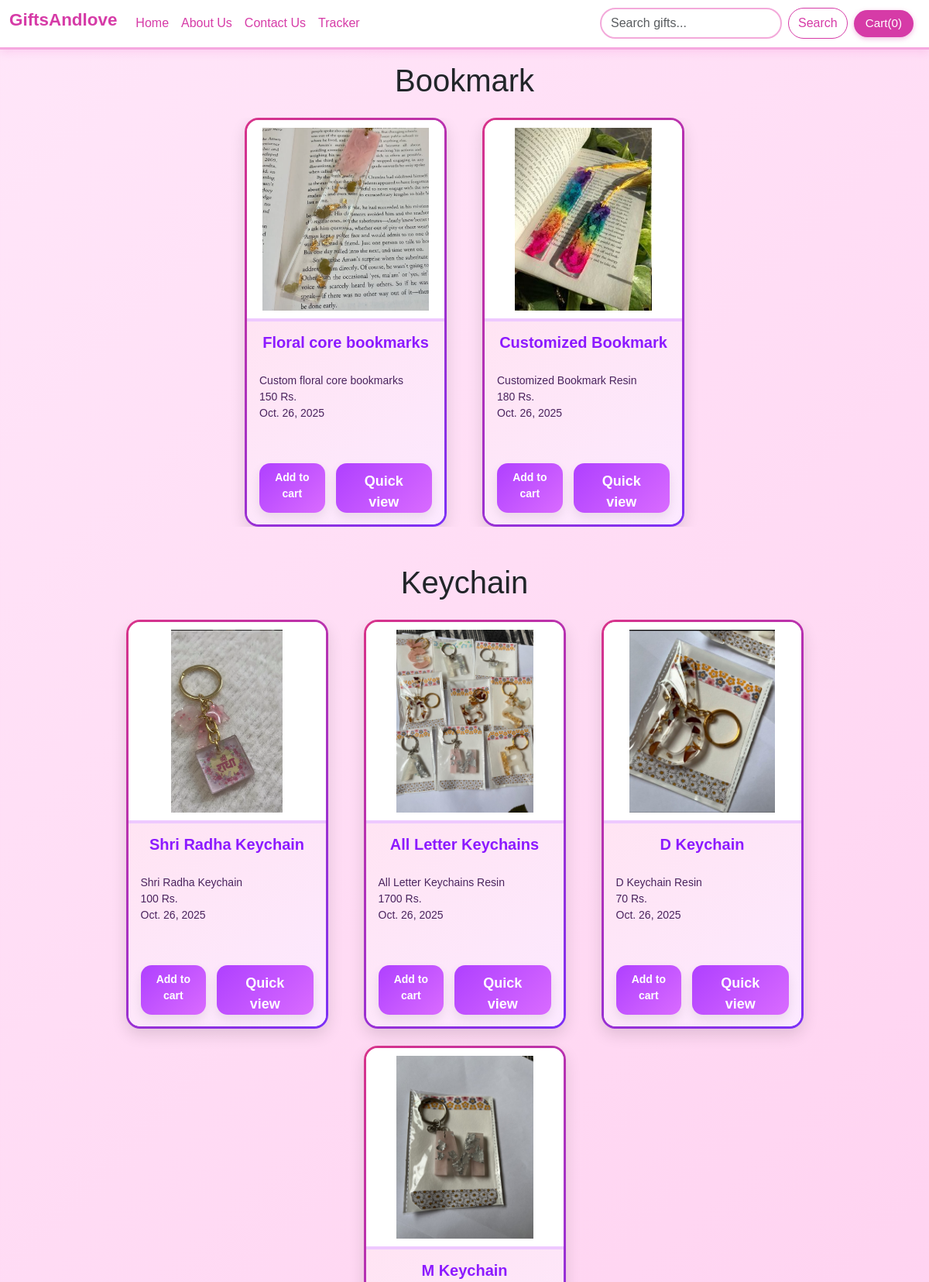
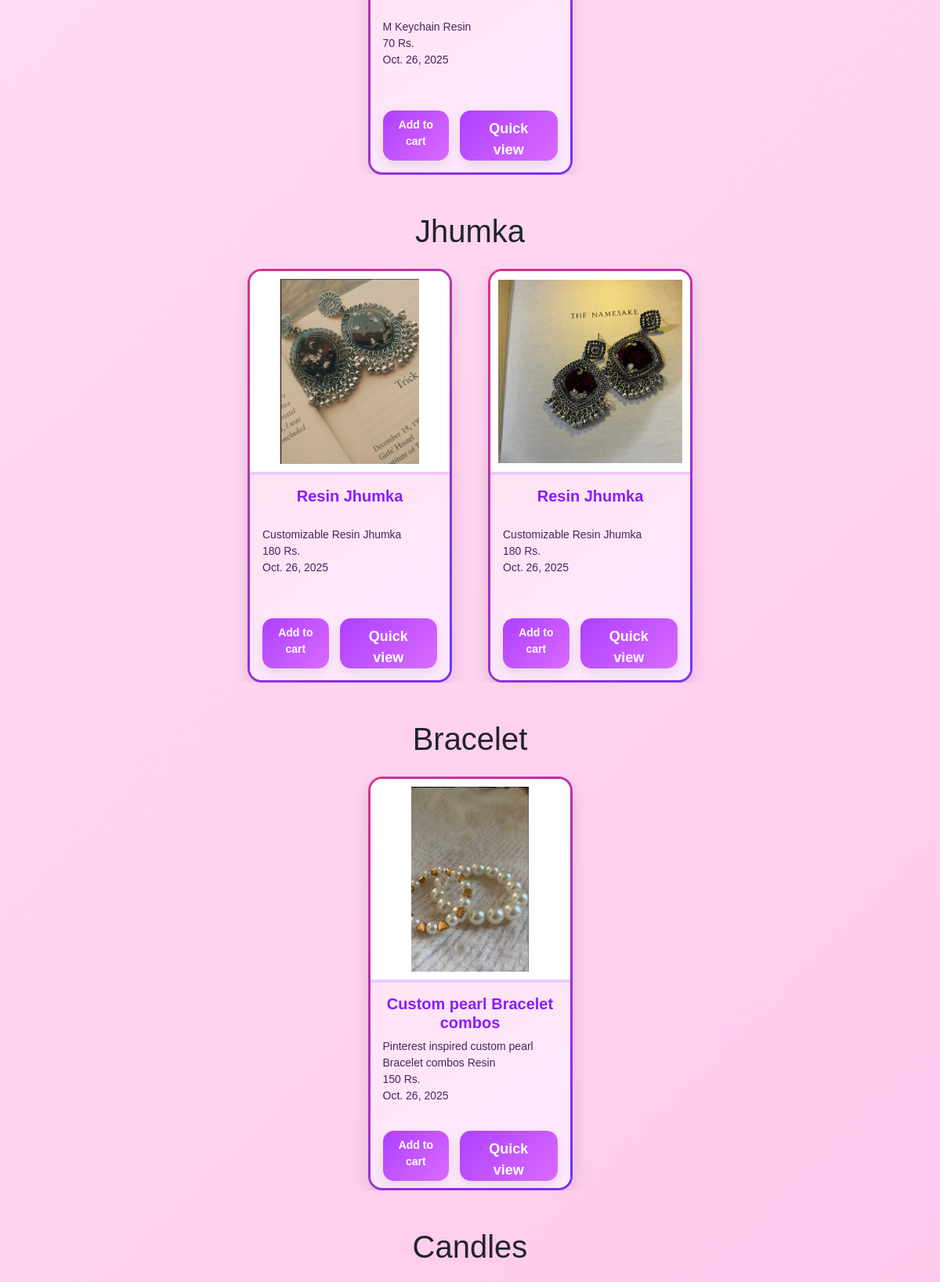
The page / (upper part) on the database its author committed (2 pictures, top to bottom).
### shop/models.py (models this page shows, shortened)
class Product(models.Model):
    product_id=models.AutoField
    product_name=models.CharField(max_length=50)
    category= models.CharField(max_length=50, default="")
    subcategory= models.CharField(max_length=50, default="")
    price=models.IntegerField(default=0)
    desc=models.CharField(max_length=300)
    pub_date=models.DateField()
    image= models.ImageField(upload_to="shop/images",default="")

### shop/views.py (the view)
# urls.py: path("", views.index, name="Shop Home"),
def index(request):
    allProds = []
    catprods = Product.objects.values('category', 'id')
    cats = {item['category'] for item in catprods}
    for cat in cats:
        prod = Product.objects.filter(category=cat)
        n = len(prod)
        nSlides = n // 4 + ceil((n / 4) + (n // 4))
        allProds.append([prod, range(1, nSlides), nSlides])
    return render(request, "shop/index.html", {'allProds': allProds})

### shop/templates/shop/index.html (shortened to what this page needs)
{% extends 'shop/basic.html' %}
{% block body %}
{% load static %}
<div class="container my-3">
  {% for product, range, nslides in allProds %}
  <h1 class="text-center mb-4">{{ product.0.category }}</h1>
  <div class="row">
    <div id="demo{{ forloop.counter }}" class="carousel slide mb-5" data-bs-ride="false">
      <div class="carousel-inner">
        <div class="carousel-item active">
          <div class="row justify-content-center">
            {% for p in product|slice:":4" %}
            <div class="col-md-3">
              <div class="card">
                <img src="{{ p.image.url }}" class="card-img-top" alt="{{ p.product_name }}">
                <div class="card-body">
                  <h5 class="card-title" id="namepr{{p.id}}">{{ p.product_name }}</h5>
                  <p class="card-text">
                    {{ p.desc|truncatechars:60 }}<br>
                    {{ p.price }} Rs.<br>
                    {{ p.pub_date }}
                  </p>
                  <div class="btn-row">
                    <span id="divpr{{p.id}}" class="divpr">
                      <button id="pr{{p.id}}" class="btn btn-primary add-cart cart" type="button">
                        Add to cart
                      </button>
                    </span>
                    <a href="/shop/products/{{p.id}}" class="btn btn-primary quick-view">
                      Quick view
                    </a>
                  </div>
                </div>
              </div>
            </div>
            {% endfor %}
          </div>
        </div>
      </div>
    </div>
  </div>
  {% endfor %}
</div>
{% endblock %}

### shop/templates/shop/basic.html (shortened to what this page needs)
<!doctype html>
<html lang="en">
<head>
  <link href="https://cdn.jsdelivr.net/npm/bootstrap@5.3.8/dist/css/bootstrap.min.css" rel="stylesheet"
>
</head>
<body>
  <nav class="navbar navbar-expand-lg navbar-light bg-pink">
    <div class="container-fluid">
      <a class="navbar-brand" href="/shop"><h4><b>GiftsAndlove</b></h4></a>
      <div class="collapse navbar-collapse" id="navbarSupportedContent">
        <ul class="navbar-nav me-auto mb-2 mb-lg-0">
          <li class="nav-item">
            <a class="nav-link active" aria-current="page" href="/shop">Home</a>
          </li>
          <li class="nav-item">
            <a class="nav-link " aria-current="page" href="/shop/about">About Us</a>
          </li>
          <li class="nav-item">
            <a class="nav-link" aria-current="page" href="/shop/contact" >Contact Us</a>
          </li>
          <li class="nav-item">
            <a class="nav-link" aria-current="page" href="/shop/tracker" >Tracker</a>
          </li>
        </ul>
        <form class="d-flex" role="search" method="get" action="{% url 'search' %}">
          <input class="form-control me-2" type="search" name="q" placeholder="Search gifts..." aria-label="Search">
          <button class="btn btn-outline-success" type="submit">Search</button>
        </form>
        <button type="button" class="btn btn-secondary mx-2" id="popcart"
          data-bs-container="body" data-bs-toggle="popover" data-bs-placement="bottom"
          data-bs-html="true" data-bs-content="Bottom popover">
          Cart(<span id="cart">0</span>)
        </button>
      </div>
    </div>
  </nav>
  <main>
    {% block body %}
    {% endblock %}
  </main>
</body>
</html>

### rows shown on the page
Product: category "Bookmark", image (picture), product_name "Floral core bookmarks", desc "Custom floral core bookmarks", price "150", pub_date "Oct. 26, 2025"
Product: image (picture), product_name "Customized Bookmark", desc "Customized Bookmark Resin", price "180", pub_date "Oct. 26, 2025"
Product: category "Keychain", image (picture), product_name "Shri Radha Keychain", desc "Shri Radha Keychain", price "100", pub_date "Oct. 26, 2025"
Product: image (picture), product_name "All Letter Keychains", desc "All Letter Keychains Resin", price "1700", pub_date "Oct. 26, 2025"
Product: image (picture), product_name "D Keychain", desc "D Keychain Resin", price "70", pub_date "Oct. 26, 2025"
Product: image (picture), product_name "M Keychain", desc "M Keychain Resin", price "70", pub_date "Oct. 26, 2025"
Product: category "Jhumka", image (picture), product_name "Resin Jhumka", desc "Customizable Resin Jhumka", price "180", pub_date "Oct. 26, 2025"
Product: image (picture), product_name "Resin Jhumka", desc "Customizable Resin Jhumka", price "180", pub_date "Oct. 26, 2025"
Product: category "Bracelet", image (picture), product_name "Custom pearl Bracelet combos", desc "Pinterest inspired custom pearl Bracelet combos Resin", price "150", pub_date "Oct. 26, 2025"
Product: category "Candles"
